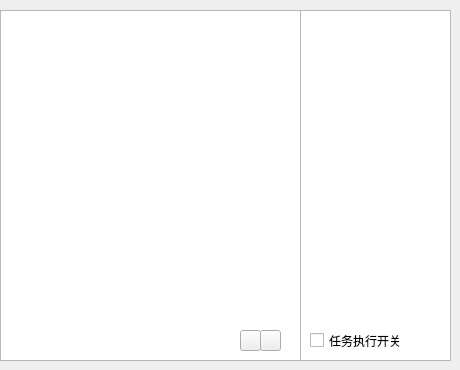
      <widget class="QWidget" name="tab">
       <attribute name="title">
        <string>任务</string>
       </attribute>
       <widget class="QListWidget" name="lt_rw">
        <property name="geometry">
         <rect>
          <x>0</x>
          <y>10</y>
          <width>301</width>
          <height>351</height>
         </rect>
        </property>
       </widget>
       <widget class="QPushButton" name="bt_rw_up">
        <property name="geometry">
         <rect>
          <x>240</x>
          <y>330</y>
          <width>21</width>
          <height>21</height>
         </rect>
        </property>
        <property name="text">
         <string/>
        </property>
        <property name="icon">
         <iconset>
          <normaloff>icon/up.png</normaloff>icon/up.png</iconset>
        </property>
       </widget>
       <widget class="QPushButton" name="bt_rw_del">
        <property name="geometry">
         <rect>
          <x>260</x>
          <y>330</y>
          <width>21</width>
          <height>21</height>
         </rect>
        </property>
        <property name="text">
         <string/>
        </property>
        <property name="icon">
         <iconset>
          <normaloff>icon/del.png</normaloff>icon/del.png</iconset>
        </property>
       </widget>
       <widget class="QListWidget" name="lt_rw_detail">
        <property name="geometry">
         <rect>
          <x>300</x>
          <y>10</y>
          <width>151</width>
          <height>351</height>
         </rect>
        </property>
       </widget>
       <widget class="QCheckBox" name="cb_run">
        <property name="geometry">
         <rect>
          <x>310</x>
          <y>330</y>
          <width>131</width>
          <height>21</height>
         </rect>
        </property>
        <property name="text">
         <string>任务执行开关</string>
        </property>
       </widget>
      </widget>
